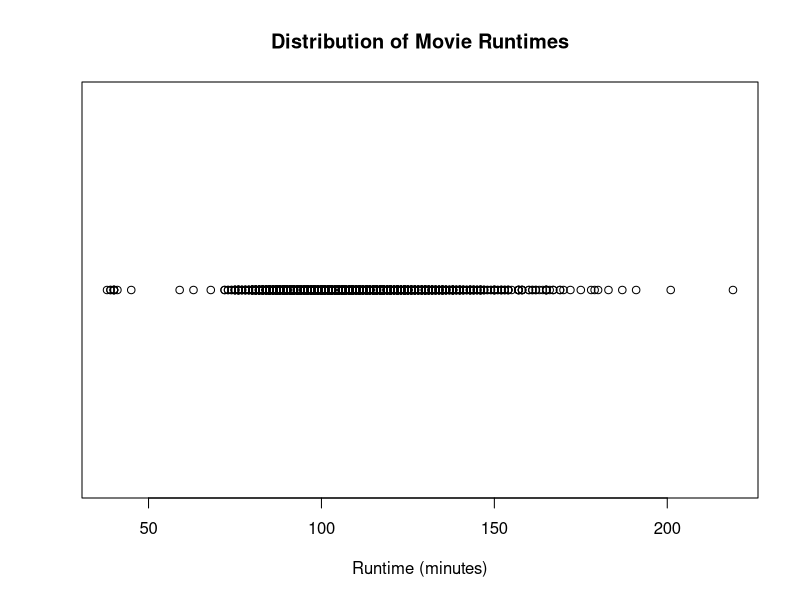
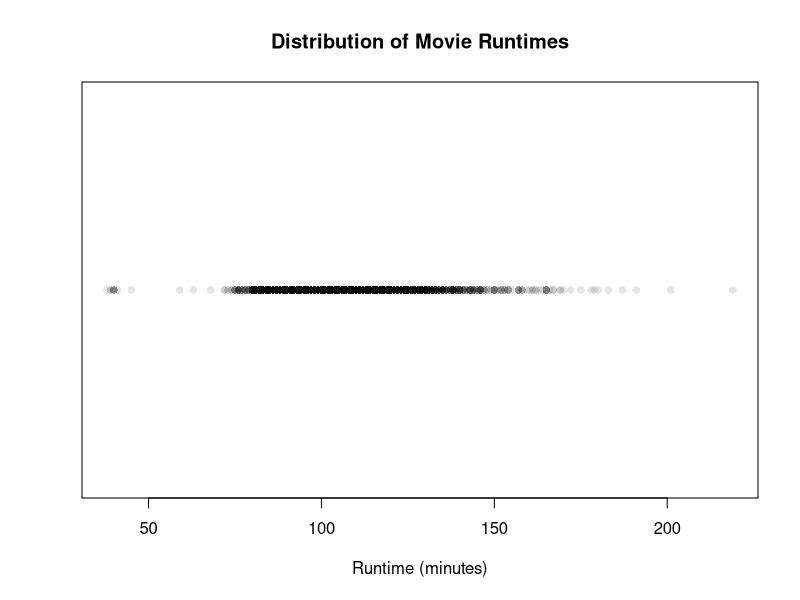
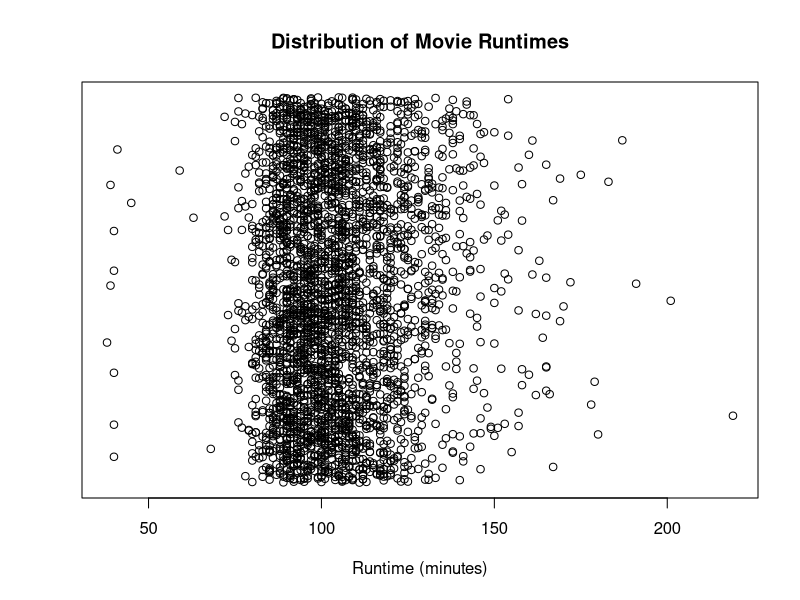
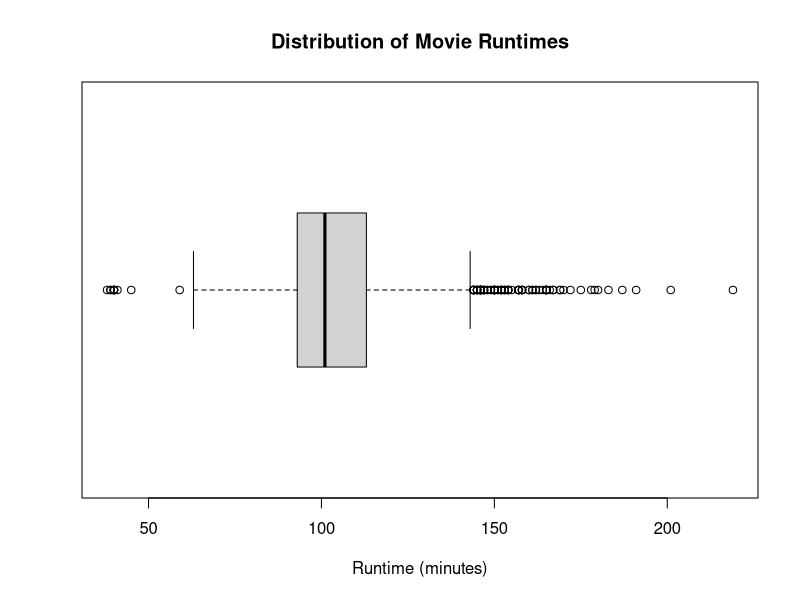
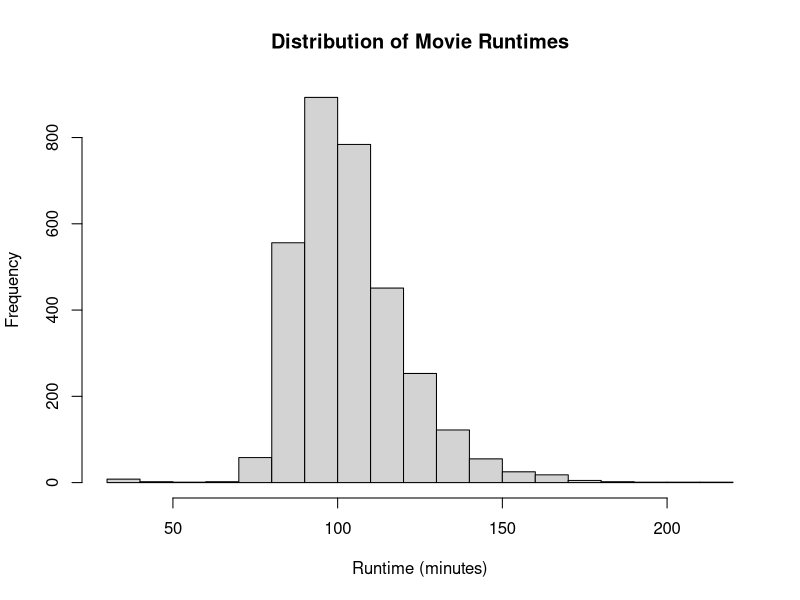
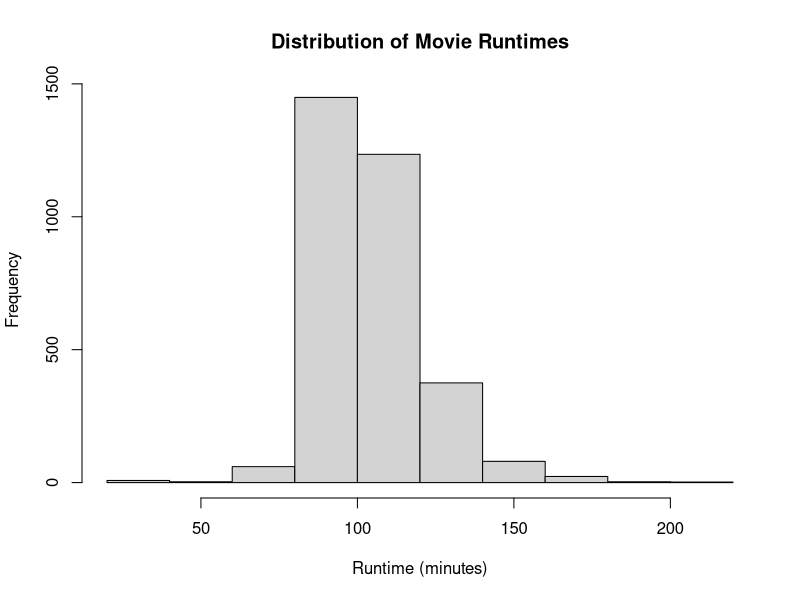
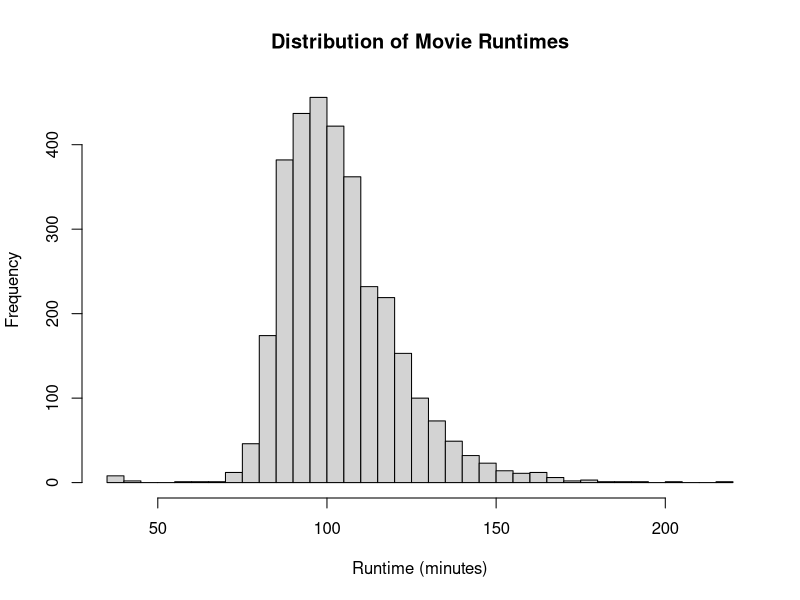
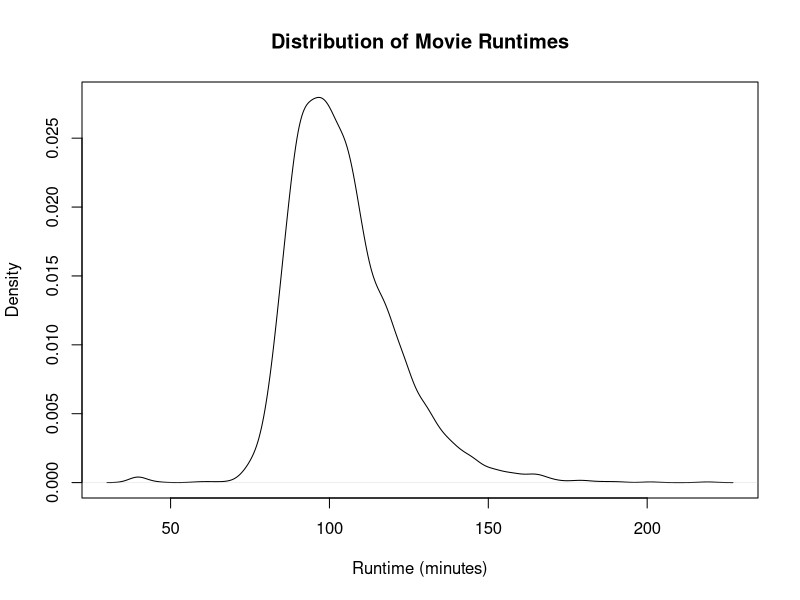

These figures' R source, in order:
## ---- chunk 1
movies <- read.csv("Movies.csv")
library(rmarkdown)
## ---- chunk 2
plot(
  x = movies$Runtime,
  y = rep(0, nrow(movies)),
  main = "Distribution of Movie Runtimes",
  xlab = "Runtime (minutes)",
  ylab = "",
  yaxt = "n"
)
## ---- chunk 3
plot(
  x = movies$Runtime,
  y = rep(0, nrow(movies)),
  main = "Distribution of Movie Runtimes",
  xlab = "Runtime (minutes)",
  ylab = "",
  yaxt = "n",
  pch = 16,
  col = rgb(0, 0, 0, 0.1)
)
## ---- chunk 4
plot(
  x = movies$Runtime,
  y = jitter(rep(0, nrow(movies))),
  main = "Distribution of Movie Runtimes",
  xlab = "Runtime (minutes)",
  ylab = "",
  yaxt = "n"
)
## ---- chunk 5
boxplot(
  x = movies$Runtime,
  horizontal = TRUE,
  main = "Distribution of Movie Runtimes",
  xlab = "Runtime (minutes)"
)
## ---- chunk 6
hist(
  x = movies$Runtime,
  main = "Distribution of Movie Runtimes",
  xlab = "Runtime (minutes)"
)
## ---- chunk 7
hist(
  x = movies$Runtime,
  main = "Distribution of Movie Runtimes",
  xlab = "Runtime (minutes)",
  breaks = 10
)
## ---- chunk 8
hist(
  x = movies$Runtime,
  main = "Distribution of Movie Runtimes",
  xlab = "Runtime (minutes)",
  breaks = 30
)
## ---- chunk 9
plot(
  x = density(movies$Runtime),
  main = "Distribution of Movie Runtimes",
  xlab = "Runtime (minutes)"
)
## ---- chunk 10
par(mfrow = c(4,1))
## ---- chunk 11
plot(
    x = movies$Runtime, 
    y = jitter(rep(0, nrow(movies))), 
    xlim = c(0, 250),
    main = "Distribution of Movie Runtimes",
    xlab = "",
    ylab = "", 
    yaxt = "n",
    pch = 16,
    col = rgb(0, 0, 0, 0.1))

boxplot(
    x = movies$Runtime,
    ylim = c(0, 250),
    horizontal = TRUE)

hist(
    x = movies$Runtime,
    xlim = c(0, 250),
    main = "",
    xlab = "",
    ylab = "",
    yaxt = "n")

plot(
    x = density(movies$Runtime),
    xlim = c(0, 250),
    main = "",
    xlab = "Runtime (minutes)",
    ylab = "",
    yaxt = "n")
## ---- chunk 12
par(mfrow = c(1, 1))
